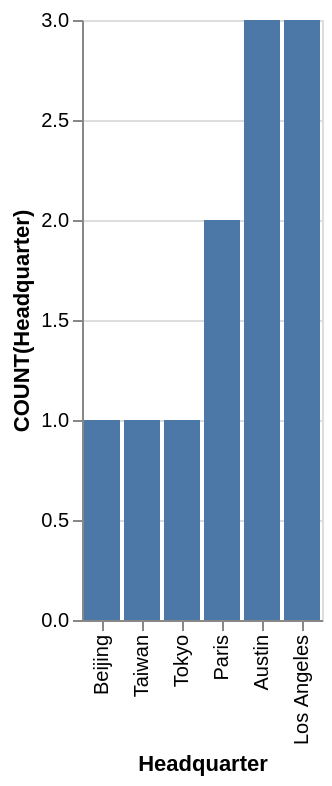

Source (Vega-Lite JSON):
### Vega-Lite specification from a JSON file in a GitHub repository (floating-point values rounded to 4 significant figures)
{"data": {"values": [{"x_data": "Austin", "y_data": 3}, {"x_data": "Beijing", "y_data": 1}, {"x_data": "Los Angeles", "y_data": 3}, {"x_data": "Paris", "y_data": 2}, {"x_data": "Taiwan", "y_data": 1}, {"x_data": "Tokyo", "y_data": 1}]}, "mark": "bar", "encoding": {"x": {"field": "x_data", "type": "nominal", "title": "Headquarter", "sort": {"op": "sum", "field": "y_data", "order": "ascending"}}, "y": {"field": "y_data", "type": "quantitative", "title": "COUNT(Headquarter)"}}}
